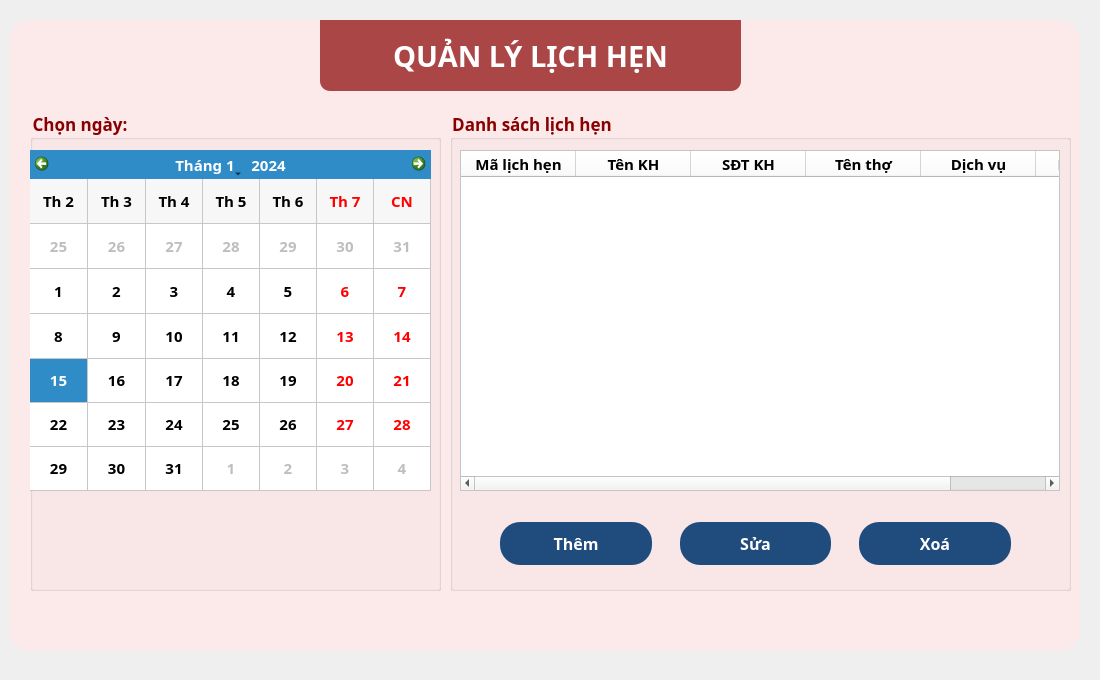
     <widget class="QWidget" name="lich_hen_page">
      <property name="styleSheet">
       <string notr="true">QPushButton{
	padding: 10 0 10 0;
	border-radius: 20;
	color: rgb(255, 255, 255);
	background-color: rgb(31, 76, 124);
}
QPushButton:hover{
	background-color: rgb(46, 123, 175);
}
QPushButton:pressed{
	background-color: rgb(10, 158, 69);
}</string>
      </property>
      <widget class="QLabel" name="label_15">
       <property name="geometry">
        <rect>
         <x>320</x>
         <y>20</y>
         <width>421</width>
         <height>71</height>
        </rect>
       </property>
       <property name="font">
        <font>
         <family>Noto Sans</family>
         <pointsize>22</pointsize>
         <weight>75</weight>
         <bold>true</bold>
        </font>
       </property>
       <property name="styleSheet">
        <string notr="true">color: rgb(255, 255, 255);
background-color: rgba(136, 0, 0, 70%);
border-radius: 0px;
border-bottom-left-radius: 10px;
border-bottom-right-radius: 10px;</string>
       </property>
       <property name="text">
        <string>QUẢN LÝ LỊCH HẸN</string>
       </property>
       <property name="alignment">
        <set>Qt::AlignCenter</set>
       </property>
      </widget>
      <widget class="QWidget" name="widget_5" native="true">
       <property name="geometry">
        <rect>
         <x>9</x>
         <y>20</y>
         <width>1071</width>
         <height>631</height>
        </rect>
       </property>
       <property name="styleSheet">
        <string notr="true">background-color: rgba(255, 233, 234, 83%);
border-radius: 20px;</string>
       </property>
      </widget>
      <widget class="QWidget" name="widget_6" native="true">
       <property name="geometry">
        <rect>
         <x>0</x>
         <y>0</y>
         <width>1091</width>
         <height>671</height>
        </rect>
       </property>
       <property name="styleSheet">
        <string notr="true">border-image: url(:/img/Barbershop/background.png);</string>
       </property>
      </widget>
      <widget class="QGroupBox" name="groupBox_3">
       <property name="geometry">
        <rect>
         <x>30</x>
         <y>110</y>
         <width>411</width>
         <height>481</height>
        </rect>
       </property>
       <property name="font">
        <font>
         <family>Noto Sans</family>
         <pointsize>13</pointsize>
         <weight>75</weight>
         <bold>true</bold>
        </font>
       </property>
       <property name="styleSheet">
        <string notr="true">QGroupBox{
	color: rgb(136, 0, 0);
}
QLabel{
	color: rgb(31, 76, 124);
}</string>
       </property>
       <property name="title">
        <string>Chọn ngày:</string>
       </property>
       <widget class="QCalendarWidget" name="calendarWidget">
        <property name="geometry">
         <rect>
          <x>0</x>
          <y>40</y>
          <width>401</width>
          <height>341</height>
         </rect>
        </property>
        <property name="font">
         <font>
          <family>Noto Sans</family>
          <pointsize>11</pointsize>
          <weight>75</weight>
          <bold>true</bold>
         </font>
        </property>
        <property name="locale">
         <locale language="Vietnamese" country="Vietnam"/>
        </property>
        <property name="firstDayOfWeek">
         <enum>Qt::Monday</enum>
        </property>
        <property name="gridVisible">
         <bool>true</bool>
        </property>
        <property name="selectionMode">
         <enum>QCalendarWidget::SingleSelection</enum>
        </property>
        <property name="verticalHeaderFormat">
         <enum>QCalendarWidget::NoVerticalHeader</enum>
        </property>
        <property name="navigationBarVisible">
         <bool>true</bool>
        </property>
        <property name="dateEditEnabled">
         <bool>true</bool>
        </property>
       </widget>
      </widget>
      <widget class="QGroupBox" name="groupBox_4">
       <property name="geometry">
        <rect>
         <x>450</x>
         <y>110</y>
         <width>621</width>
         <height>481</height>
        </rect>
       </property>
       <property name="font">
        <font>
         <family>Noto Sans</family>
         <pointsize>13</pointsize>
         <weight>75</weight>
         <bold>true</bold>
        </font>
       </property>
       <property name="styleSheet">
        <string notr="true">QGroupBox{
	color: rgb(136, 0, 0);
}
QLabel{
	color: rgb(31, 76, 124);
}</string>
       </property>
       <property name="title">
        <string>Danh sách lịch hẹn</string>
       </property>
       <widget class="QTableWidget" name="ds_lich_hen_tb">
        <property name="geometry">
         <rect>
          <x>10</x>
          <y>40</y>
          <width>600</width>
          <height>341</height>
         </rect>
        </property>
        <property name="maximumSize">
         <size>
          <width>600</width>
          <height>16777215</height>
         </size>
        </property>
        <property name="baseSize">
         <size>
          <width>600</width>
          <height>0</height>
         </size>
        </property>
        <property name="styleSheet">
         <string notr="true">background-color: rgb(255, 255, 255);</string>
        </property>
        <property name="alternatingRowColors">
         <bool>true</bool>
        </property>
        <attribute name="horizontalHeaderDefaultSectionSize">
         <number>115</number>
        </attribute>
        <attribute name="horizontalHeaderHighlightSections">
         <bool>true</bool>
        </attribute>
        <attribute name="horizontalHeaderMinimumSectionSize">
         <number>100</number>
        </attribute>
        <attribute name="verticalHeaderDefaultSectionSize">
         <number>80</number>
        </attribute>
        <attribute name="verticalHeaderMinimumSectionSize">
         <number>80</number>
        </attribute>
        <column>
         <property name="text">
          <string>Mã lịch hẹn</string>
         </property>
         <property name="font">
          <font>
           <family>Noto Sans</family>
           <pointsize>11</pointsize>
           <weight>75</weight>
           <bold>true</bold>
          </font>
         </property>
         <property name="textAlignment">
          <set>AlignCenter</set>
         </property>
         <property name="foreground">
          <brush brushstyle="SolidPattern">
           <color alpha="255">
            <red>0</red>
            <green>0</green>
            <blue>0</blue>
           </color>
          </brush>
         </property>
        </column>
        <column>
         <property name="text">
          <string>Tên KH</string>
         </property>
         <property name="font">
          <font>
           <family>Noto Sans</family>
           <pointsize>11</pointsize>
           <weight>75</weight>
           <italic>false</italic>
           <bold>true</bold>
          </font>
         </property>
         <property name="textAlignment">
          <set>AlignCenter</set>
         </property>
        </column>
        <column>
         <property name="text">
          <string>SĐT KH</string>
         </property>
         <property name="font">
          <font>
           <family>Noto Sans</family>
           <pointsize>11</pointsize>
           <weight>75</weight>
           <italic>false</italic>
           <bold>true</bold>
          </font>
         </property>
         <property name="textAlignment">
          <set>AlignCenter</set>
         </property>
        </column>
        <column>
         <property name="text">
          <string>Tên thợ</string>
         </property>
         <property name="font">
          <font>
           <family>Noto Sans</family>
           <pointsize>11</pointsize>
           <weight>75</weight>
           <bold>true</bold>
          </font>
         </property>
         <property name="textAlignment">
          <set>AlignCenter</set>
         </property>
        </column>
        <column>
         <property name="text">
          <string>Dịch vụ</string>
         </property>
         <property name="font">
          <font>
           <family>Noto Sans</family>
           <pointsize>11</pointsize>
           <weight>75</weight>
           <bold>true</bold>
          </font>
         </property>
         <property name="textAlignment">
          <set>AlignCenter</set>
         </property>
        </column>
        <column>
         <property name="text">
          <string>Ngày hẹn</string>
         </property>
         <property name="font">
          <font>
           <family>Noto Sans</family>
           <pointsize>11</pointsize>
           <weight>75</weight>
           <bold>true</bold>
          </font>
         </property>
         <property name="textAlignment">
          <set>AlignCenter</set>
         </property>
        </column>
       </widget>
       <widget class="QWidget" name="layoutWidget_4">
        <property name="geometry">
         <rect>
          <x>40</x>
          <y>400</y>
          <width>531</width>
          <height>67</height>
         </rect>
        </property>
        <layout class="QHBoxLayout" name="horizontalLayout_3">
         <property name="spacing">
          <number>28</number>
         </property>
         <property name="leftMargin">
          <number>10</number>
         </property>
         <property name="topMargin">
          <number>10</number>
         </property>
         <property name="rightMargin">
          <number>10</number>
         </property>
         <property name="bottomMargin">
          <number>10</number>
         </property>
         <item>
          <widget class="QPushButton" name="them_lich_btn">
           <property name="minimumSize">
            <size>
             <width>0</width>
             <height>0</height>
            </size>
           </property>
           <property name="font">
            <font>
             <family>Noto Sans</family>
             <pointsize>12</pointsize>
             <weight>75</weight>
             <bold>true</bold>
            </font>
           </property>
           <property name="styleSheet">
            <string notr="true"/>
           </property>
           <property name="text">
            <string>Thêm</string>
           </property>
          </widget>
         </item>
         <item>
          <widget class="QPushButton" name="sua_lich_btn">
           <property name="minimumSize">
            <size>
             <width>0</width>
             <height>0</height>
            </size>
           </property>
           <property name="font">
            <font>
             <family>Noto Sans</family>
             <pointsize>12</pointsize>
             <weight>75</weight>
             <bold>true</bold>
            </font>
           </property>
           <property name="styleSheet">
            <string notr="true"/>
           </property>
           <property name="text">
            <string>Sửa</string>
           </property>
          </widget>
         </item>
         <item>
          <widget class="QPushButton" name="xoa_lich_btn">
           <property name="minimumSize">
            <size>
             <width>0</width>
             <height>0</height>
            </size>
           </property>
           <property name="font">
            <font>
             <family>Noto Sans</family>
             <pointsize>12</pointsize>
             <weight>75</weight>
             <bold>true</bold>
            </font>
           </property>
           <property name="styleSheet">
            <string notr="true"/>
           </property>
           <property name="text">
            <string>Xoá</string>
           </property>
          </widget>
         </item>
        </layout>
       </widget>
      </widget>
      <zorder>widget_6</zorder>
      <zorder>widget_5</zorder>
      <zorder>label_15</zorder>
      <zorder>groupBox_3</zorder>
      <zorder>groupBox_4</zorder>
     </widget>
